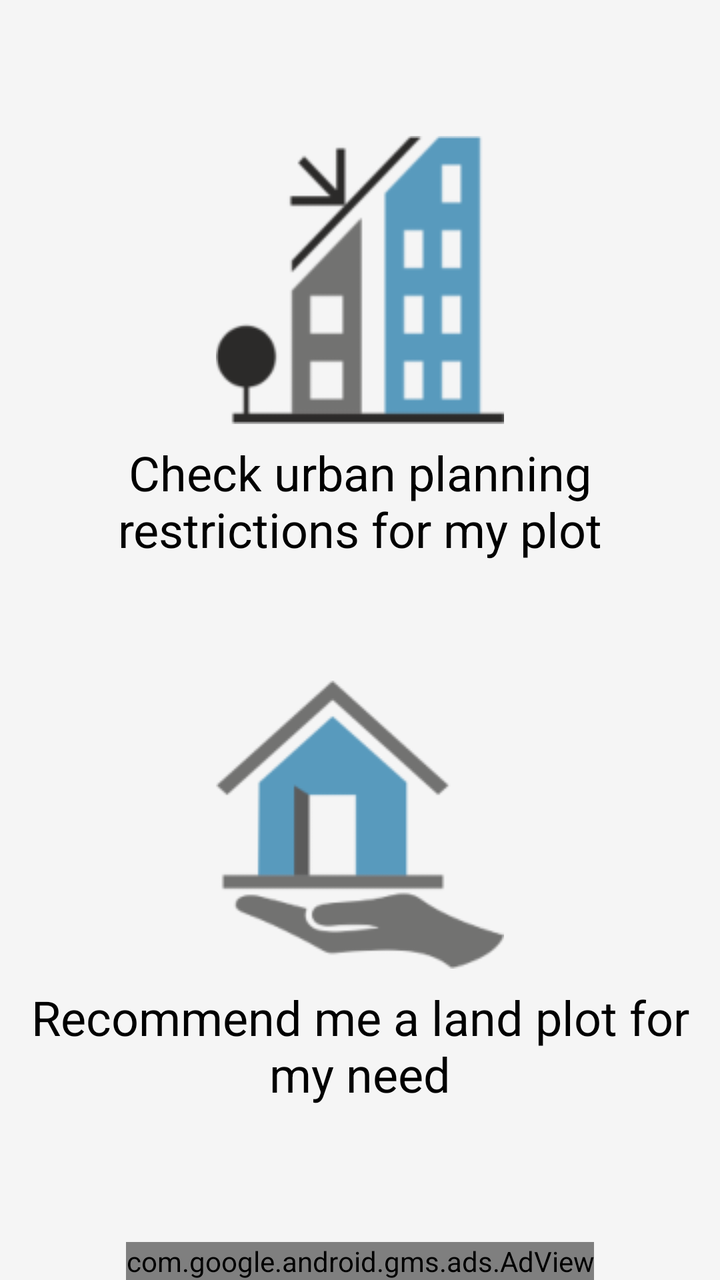
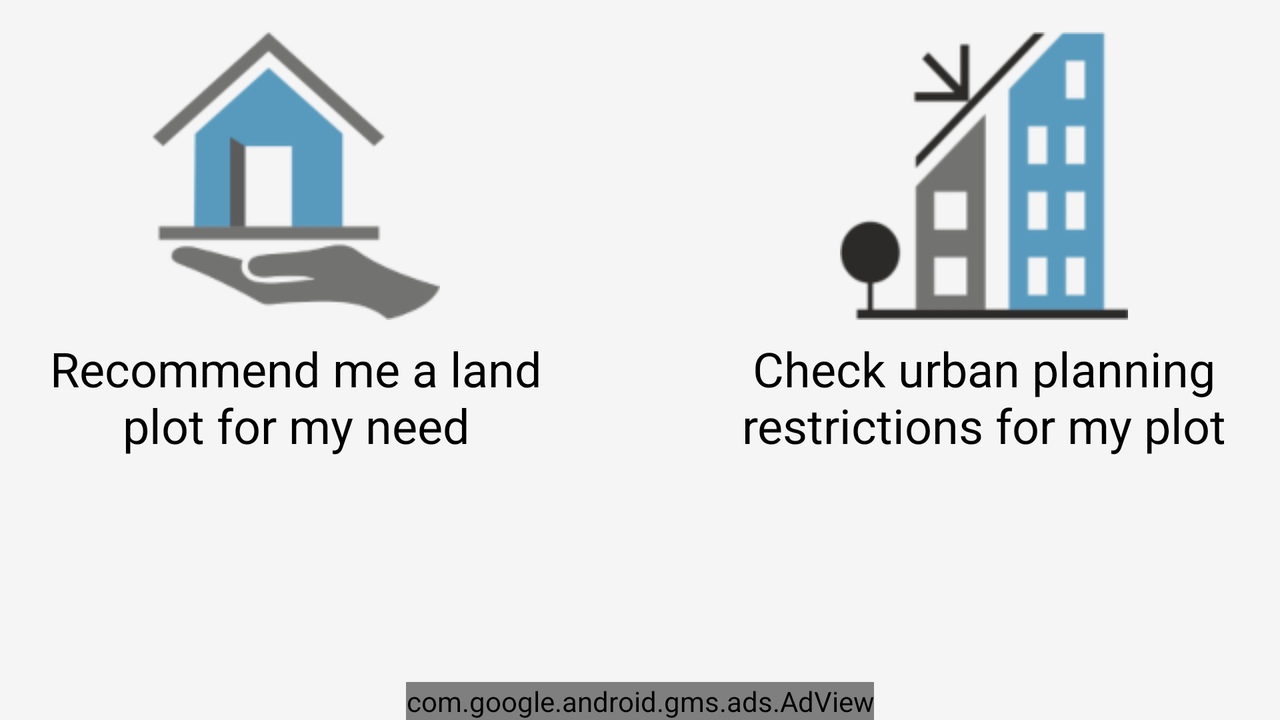

One screen, two layout resources from the same app: the default and the repository's alternative for another configuration. Each is rendered where Android would select it; the XML of both is given below.
<!-- AndroidManifest.xml: fallback theme Theme.MaterialComponents.DayNight.NoActionBar -->
<!-- res/layout/fragment_choose_action.xml -->
<?xml version="1.0" encoding="utf-8"?>
<androidx.constraintlayout.widget.ConstraintLayout xmlns:android="http://schemas.android.com/apk/res/android"
    xmlns:app="http://schemas.android.com/apk/res-auto"
    xmlns:tools="http://schemas.android.com/tools"
    android:layout_width="match_parent"
    android:layout_height="match_parent"
    android:background="@color/background"
    tools:context=".ui.main.ChooseActionFragment">

    <TextView
        android:id="@+id/tv_recommendPlot"
        android:layout_width="0dp"
        android:layout_height="wrap_content"
        android:layout_marginStart="8dp"
        android:layout_marginTop="8dp"
        android:layout_marginEnd="8dp"
        android:layout_marginBottom="32dp"
        android:drawablePadding="8dp"
        android:gravity="center_horizontal"
        android:maxLines="3"
        android:minLines="2"
        android:singleLine="false"
        android:text="@string/recommend_plot"
        android:textColor="@color/black"
        android:textSize="24sp"
        app:drawableTopCompat="@drawable/ic_recommend"
        app:layout_constraintBottom_toTopOf="@+id/av_actionFragmentBanner"
        app:layout_constraintEnd_toEndOf="parent"
        app:layout_constraintStart_toStartOf="parent"
        app:layout_constraintTop_toBottomOf="@+id/tv_checkMyPlot" />

    <TextView
        android:id="@+id/tv_checkMyPlot"
        android:layout_width="0dp"
        android:layout_height="wrap_content"
        android:layout_marginStart="8dp"
        android:layout_marginTop="32dp"
        android:layout_marginEnd="8dp"
        android:layout_marginBottom="16dp"
        android:drawablePadding="8dp"
        android:gravity="center_horizontal"
        android:maxLines="3"
        android:minLines="2"
        android:singleLine="false"
        android:text="@string/check_my_plot"
        android:textColor="@color/black"
        android:textSize="24sp"
        app:drawableTopCompat="@drawable/ic_check"
        app:layout_constraintBottom_toTopOf="@+id/tv_recommendPlot"
        app:layout_constraintEnd_toEndOf="parent"
        app:layout_constraintStart_toStartOf="parent"
        app:layout_constraintTop_toTopOf="parent" />

    <com.google.android.gms.ads.AdView
        android:id="@+id/av_actionFragmentBanner"
        android:layout_width="wrap_content"
        android:layout_height="wrap_content"
        android:layout_centerInParent="true"
        app:adSize="BANNER"
        app:adUnitId="ca-app-pub-5575310058998232/5854634701"
        app:layout_constraintBottom_toBottomOf="parent"
        app:layout_constraintEnd_toEndOf="parent"
        app:layout_constraintStart_toStartOf="parent" />
</androidx.constraintlayout.widget.ConstraintLayout>
<!-- resources referenced by this layout -->
<resources>
  <color name="background">#FFF5F5F5</color>
  <color name="black">#FF000000</color>
  <!-- drawable ic_check: png bitmap (drawable, 20443 bytes) -->
  <!-- drawable ic_recommend: png bitmap (drawable, 19000 bytes) -->
  <string name="check_my_plot">Check urban planning restrictions for my plot</string>
  <string name="recommend_plot">Recommend me a land plot for my need</string>
</resources>
<!-- res/layout-land/fragment_choose_action.xml (the repository's variant of the layout above) -->
<!-- drawn on the phone turned sideways -->
<?xml version="1.0" encoding="utf-8"?>
<androidx.constraintlayout.widget.ConstraintLayout xmlns:android="http://schemas.android.com/apk/res/android"
    xmlns:app="http://schemas.android.com/apk/res-auto"
    xmlns:tools="http://schemas.android.com/tools"
    android:layout_width="match_parent"
    android:layout_height="match_parent"
    android:background="@color/background"
    tools:context=".ui.main.ChooseActionFragment">

    <TextView
        android:id="@+id/tv_recommendPlot"
        android:layout_width="0dp"
        android:layout_height="wrap_content"
        android:layout_marginStart="8dp"
        android:layout_marginTop="16dp"
        android:layout_marginEnd="32dp"
        android:drawablePadding="8dp"
        android:gravity="center_horizontal"
        android:maxLines="3"
        android:minLines="2"
        android:singleLine="false"
        android:text="@string/recommend_plot"
        android:textColor="@color/black"
        android:textSize="24sp"
        app:drawableTopCompat="@drawable/ic_recommend"
        app:layout_constraintEnd_toStartOf="@+id/tv_checkMyPlot"
        app:layout_constraintStart_toStartOf="parent"
        app:layout_constraintTop_toTopOf="parent" />

    <TextView
        android:id="@+id/tv_checkMyPlot"
        android:layout_width="0dp"
        android:layout_height="wrap_content"
        android:layout_marginStart="32dp"
        android:layout_marginTop="16dp"
        android:layout_marginEnd="8dp"
        android:drawablePadding="8dp"
        android:gravity="center_horizontal"
        android:maxLines="3"
        android:minLines="2"
        android:singleLine="false"
        android:text="@string/check_my_plot"
        android:textColor="@color/black"
        android:textSize="24sp"
        app:drawableTopCompat="@drawable/ic_check"
        app:layout_constraintEnd_toEndOf="parent"
        app:layout_constraintStart_toEndOf="@+id/tv_recommendPlot"
        app:layout_constraintTop_toTopOf="parent"
        tools:ignore="TextContrastCheck" />

    <com.google.android.gms.ads.AdView
        android:id="@+id/av_actionFragmentBanner"
        android:layout_width="wrap_content"
        android:layout_height="wrap_content"
        android:layout_centerInParent="true"
        app:adSize="BANNER"
        app:adUnitId="ca-app-pub-5575310058998232/5854634701"
        app:layout_constraintBottom_toBottomOf="parent"
        app:layout_constraintEnd_toEndOf="parent"
        app:layout_constraintStart_toStartOf="parent" />
</androidx.constraintlayout.widget.ConstraintLayout>
